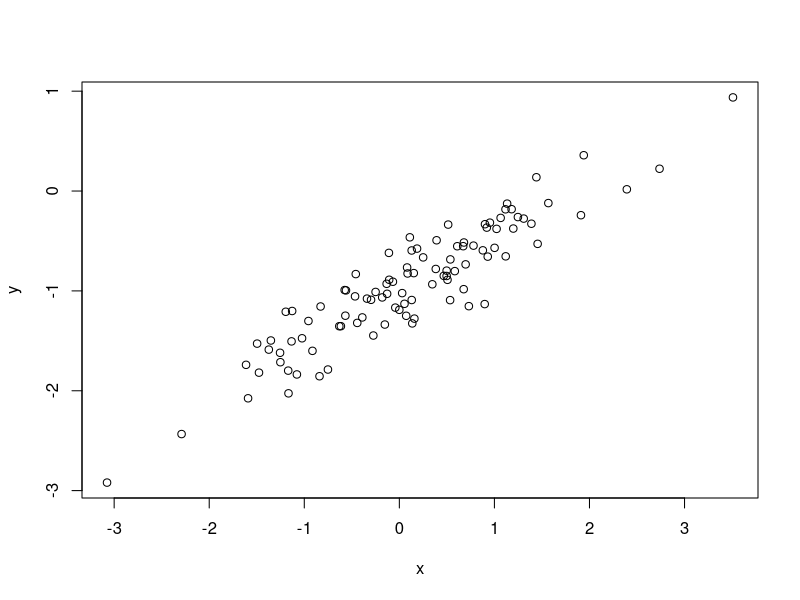
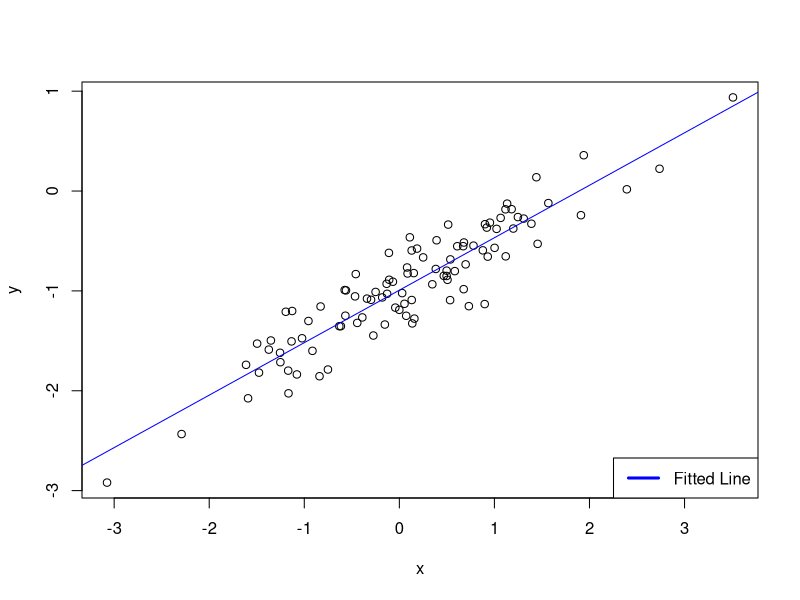
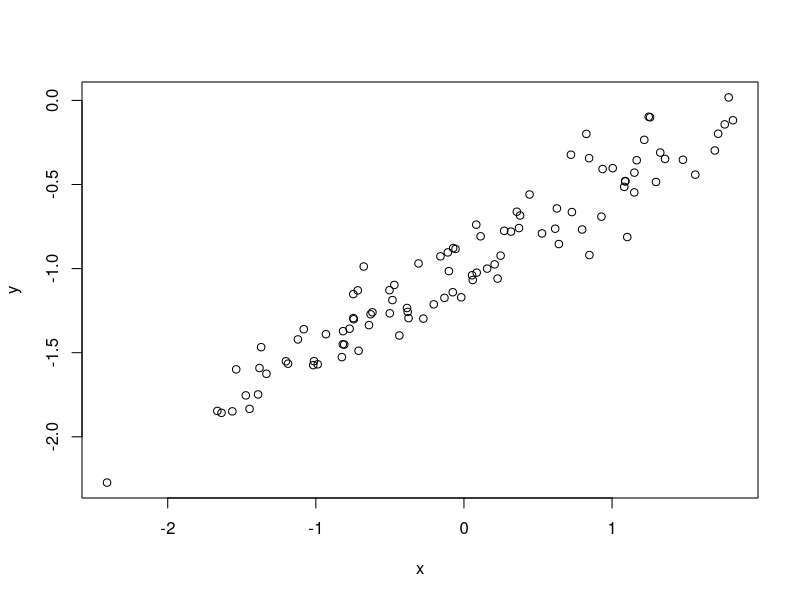
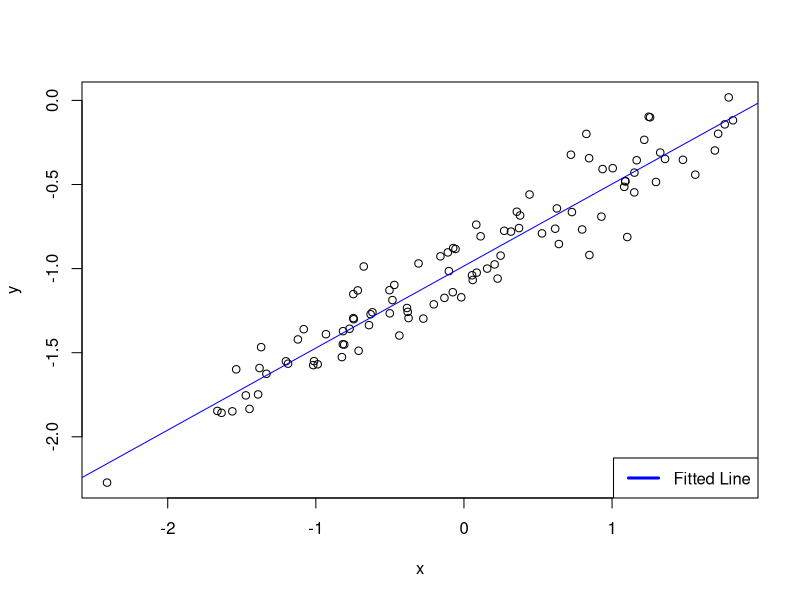
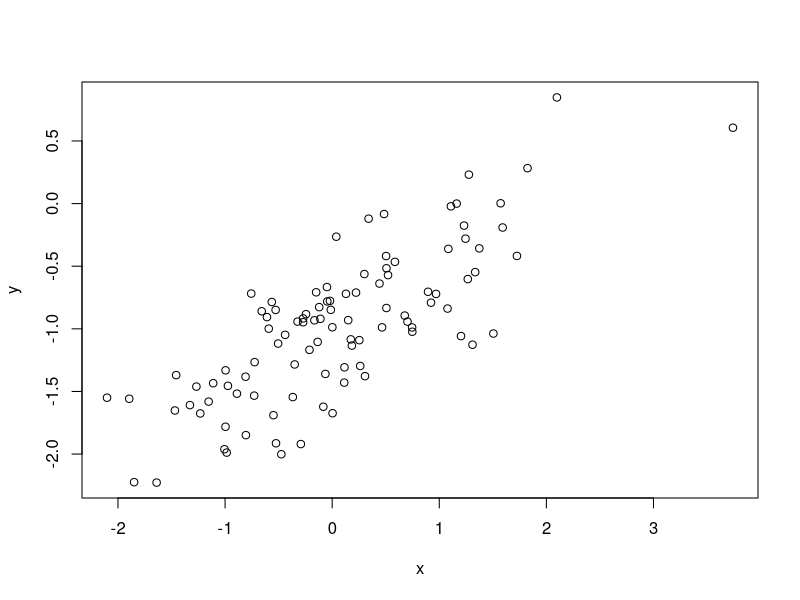
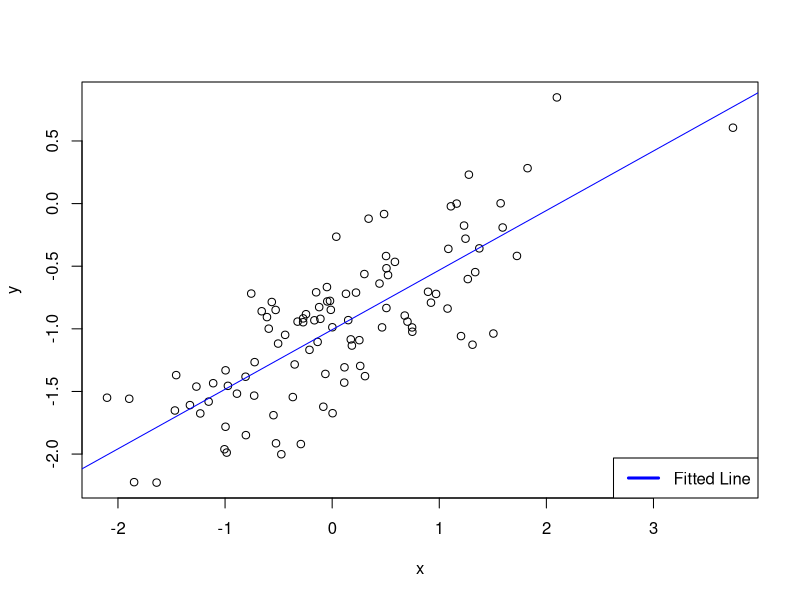

Recreate these plots in R, in order.
## ---- chunk 1
knitr::opts_chunk$set(echo = TRUE)
## ---- chunk 2
x <- rnorm(100, mean = 0, sd = 1)

## ---- chunk 3
eps <- rnorm(100, mean = 0, sd = 0.25)

## ---- chunk 4
y <- -1 + 0.5*x + eps
length(y)
## ---- chunk 5
plot(x, y, xlab = "x", ylab = "y")

## ---- chunk 6
model1 <- lm(y~x)
summary(model1)
## ---- chunk 7
plot(x, y, xlab = "x", ylab = "y")
abline(model1, col = "blue")
legend("bottomright",c("Fitted Line"), col = "blue", lwd=3)
## ---- chunk 8
model2 <- lm(y~poly(x, 2, raw = TRUE))
summary(model2)
## ---- chunk 9
x1 <- rnorm(100, mean = 0, sd = 1)
eps1 <- rnorm(100, mean = 0, sd = 0.15)
y1 <- -1 + 0.5*x1 + eps1
## ---- chunk 10
plot(x1, y1, xlab = "x", ylab = "y")
## ---- chunk 11
model3 <- lm(y1~x1)
summary(model3)
## ---- chunk 12
plot(x1, y1, xlab = "x", ylab = "y")
abline(model3, col = "blue")
legend("bottomright",c("Fitted Line"), col = "blue", lwd=3)
## ---- chunk 13
model4 <- lm(y1~poly(x1, 2, raw = TRUE))
summary(model4)
## ---- chunk 14
x2 <- rnorm(100, mean = 0, sd = 1)
eps2 <- rnorm(100, mean = 0, sd = 0.35)
y2 <- -1 + 0.5*x2 + eps2
## ---- chunk 15
plot(x2, y2, xlab = "x", ylab = "y")
## ---- chunk 16
model5 <- lm(y2~x2)
summary(model5)
## ---- chunk 17
plot(x2, y2, xlab = "x", ylab = "y")
abline(model5, col = "blue")
legend("bottomright",c("Fitted Line"), col = "blue", lwd=3)
## ---- chunk 18
model6 <- lm(y2~poly(x2, 2, raw = TRUE))
summary(model6)
## ---- chunk 19
summary(model1)$coefficients[1,1]+c(-1,1)*summary(model1)$coefficients[1,2]*qnorm(0.975)
## ---- chunk 20
summary(model1)$coefficients[2,1]+c(-1,1)*summary(model1)$coefficients[2,2]*qnorm(0.975)
## ---- chunk 21
summary(model3)$coefficients[1,1]+c(-1,1)*summary(model3)$coefficients[1,2]*qnorm(0.975)
## ---- chunk 22
summary(model3)$coefficients[2,1]+c(-1,1)*summary(model3)$coefficients[2,2]*qnorm(0.975)
## ---- chunk 23
summary(model5)$coefficients[1,1]+c(-1,1)*summary(model5)$coefficients[1,2]*qnorm(0.975)
## ---- chunk 24
summary(model5)$coefficients[2,1]+c(-1,1)*summary(model5)$coefficients[2,2]*qnorm(0.975)
